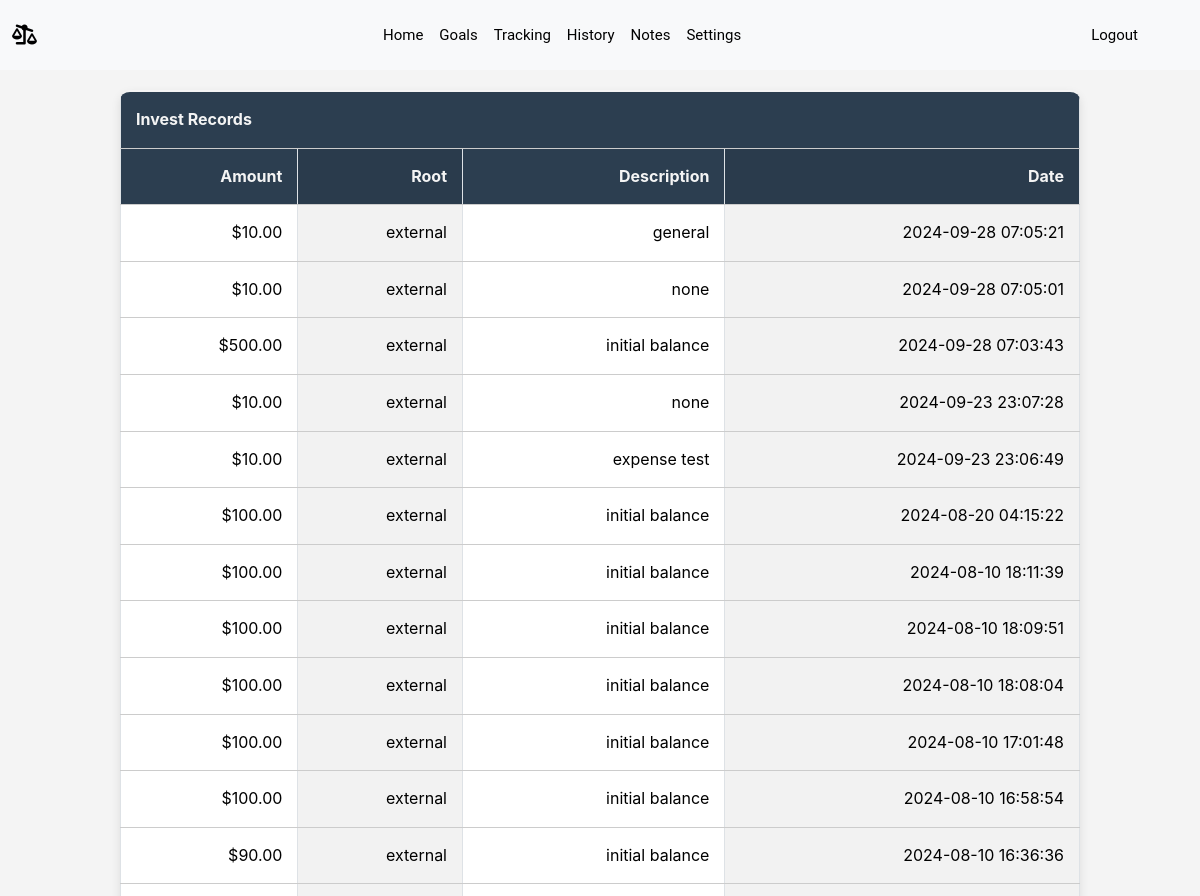
Page /invest_history (signed in, upper part) on the earlier database version.
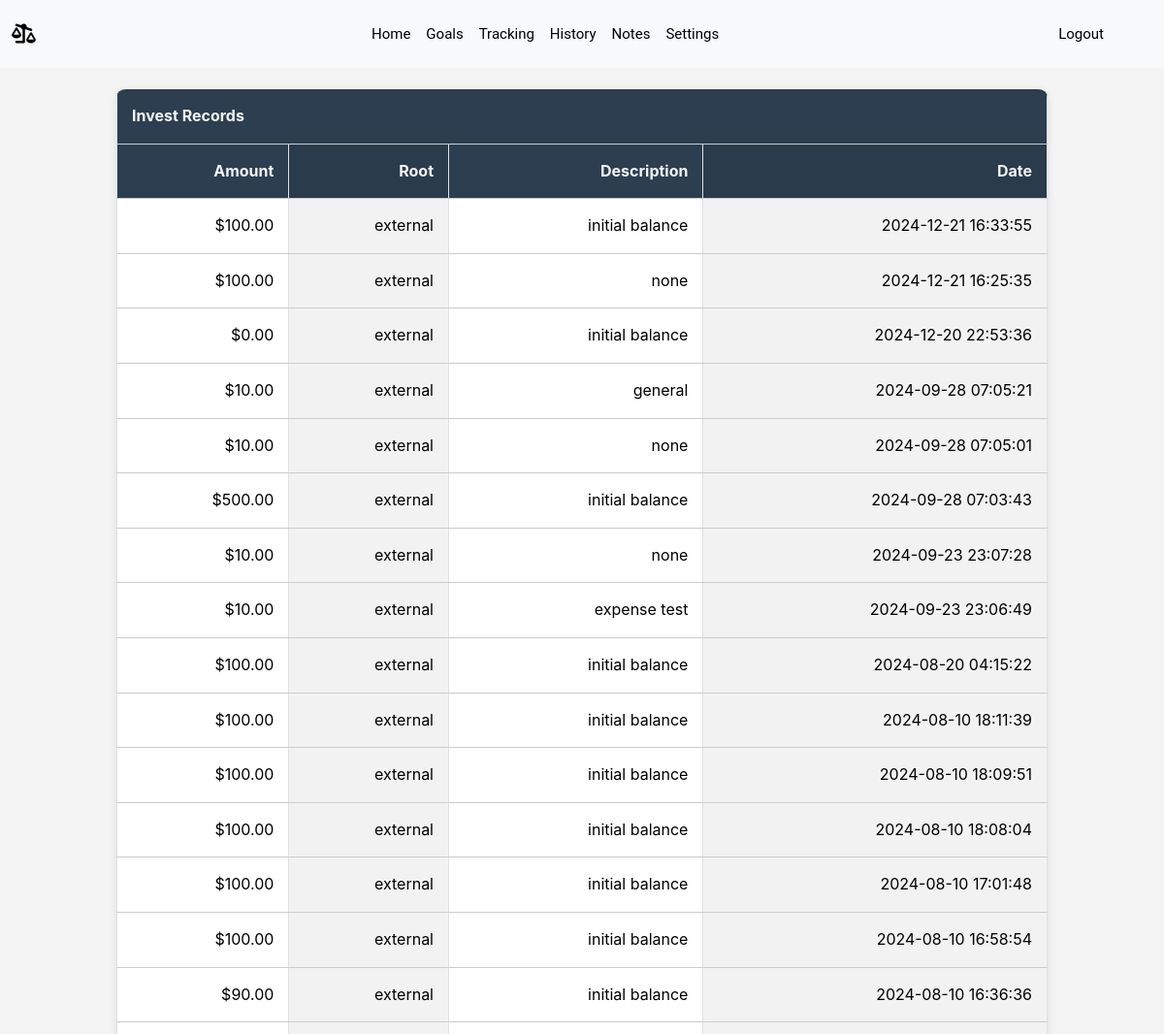
Same page on the later database version.
### models.py (models this page shows)
class Invest(db.Model):
    id = db.Column(db.Integer, primary_key=True)
    user_id = db.Column(db.Integer, db.ForeignKey('user.id'), nullable=False)
    amount = db.Column(db.Numeric(precision=10, scale=2), nullable=False, default="0")
    description = db.Column(db.String(200))
    root = db.Column(db.String(120))
    tag = db.Column(db.String(30))
    timestamp = db.Column(db.DateTime, nullable=False, default=db.func.current_timestamp())

### app.py (the view)
@app.route('/invest_history', methods=["GET", "POST"])
@login_required
def invest_history():
    invest_records = Invest.query.all()
    invest_records_data = []
    for record in invest_records:
        invest_records_data.append({
            "tag": record.tag,
            "amount": record.amount,
            "root": record.root,
            "description": record.description,
            "timestamp": record.timestamp
        })
    return render_template("invest_history.html", invest_records_data=invest_records_data)

### helpers.py (called while the page is built)
def login_required(f):
    @wraps(f)
    def decorated_function(*args, **kwargs):
        if session.get("user_id") is None:
            return redirect("/login")
        return f(*args, **kwargs)
    return decorated_function

def usd(value):
    if not value:
        value = 0
    if value < 0:
        return "-${:,.2f}".format(abs(value))
    else:
        return "${:,.2f}".format(value)

### templates/invest_history.html
{% extends "layout.html" %}
{% block body %}
<main>
    {% set reversed_invest = invest_records_data|reverse %}
        <table class="table table-group-divider table-bordered table-striped-columns">
            <thead>
                <th colspan="4" class="text-start center">Invest Records</th>
            </thead>
            <tbody>
                <tr>
                    <th class="text-end">Amount</th>
                    <th class="text-end">Root</th>
                    <th class="text-end">Description</th>
                    <th class="text-end">Date</th>
                </tr>
                {% for record in reversed_invest %}
                    <tr>
                        <td class="text-end">{{ record.amount|usd }}</td>
                        <td class="text-end">{{ record.root }}</td>
                        <td class="text-end">{{ record.description }}</td>
                        <td class="text-end">{{ record.timestamp }}</td>
                    </tr>
                {% endfor %}
            </tbody>
        </table>
    </main>
    {% endblock %}

Differences in the rows shown:
added Invest: amount "$100.00", root "external", description "initial balance", timestamp "2024-12-21 16:33:55"
added Invest: amount "$100.00", root "external", description "none", timestamp "2024-12-21 16:25:35"
added Invest: amount "$0.00", root "external", description "initial balance", timestamp "2024-12-20 22:53:36"
